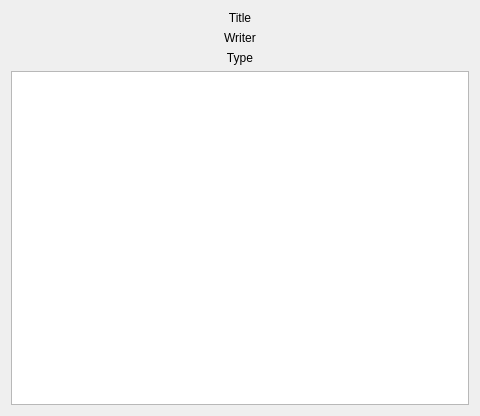
<?xml version="1.0" encoding="UTF-8"?>
<ui version="4.0">
 <class>PoemDialog</class>
 <widget class="QDialog" name="PoemDialog">
  <property name="geometry">
   <rect>
    <x>0</x>
    <y>0</y>
    <width>480</width>
    <height>416</height>
   </rect>
  </property>
  <property name="windowTitle">
   <string>Dialog</string>
  </property>
  <layout class="QGridLayout" name="gridLayout">
   <item row="0" column="0">
    <widget class="QLabel" name="titleLabel">
     <property name="text">
      <string>Title</string>
     </property>
     <property name="alignment">
      <set>Qt::AlignCenter</set>
     </property>
    </widget>
   </item>
   <item row="1" column="0">
    <widget class="QLabel" name="writerLabel">
     <property name="text">
      <string>Writer</string>
     </property>
     <property name="alignment">
      <set>Qt::AlignCenter</set>
     </property>
    </widget>
   </item>
   <item row="2" column="0">
    <widget class="QLabel" name="typeLabel">
     <property name="text">
      <string>Type</string>
     </property>
     <property name="alignment">
      <set>Qt::AlignCenter</set>
     </property>
    </widget>
   </item>
   <item row="3" column="0">
    <widget class="QTextBrowser" name="contentBrowser">
     <property name="html">
      <string>&lt;!DOCTYPE HTML PUBLIC &quot;-//W3C//DTD HTML 4.0//EN&quot; &quot;http://www.w3.org/TR/REC-html40/strict.dtd&quot;&gt;
&lt;html&gt;&lt;head&gt;&lt;meta name=&quot;qrichtext&quot; content=&quot;1&quot; /&gt;&lt;style type=&quot;text/css&quot;&gt;
p, li { white-space: pre-wrap; }
&lt;/style&gt;&lt;/head&gt;&lt;body style=&quot; font-family:'SimSun'; font-size:9pt; font-weight:400; font-style:normal;&quot;&gt;
&lt;p align=&quot;center&quot; style=&quot;-qt-paragraph-type:empty; margin-top:0px; margin-bottom:0px; margin-left:0px; margin-right:0px; -qt-block-indent:0; text-indent:0px;&quot;&gt;&lt;br /&gt;&lt;/p&gt;&lt;/body&gt;&lt;/html&gt;</string>
     </property>
    </widget>
   </item>
  </layout>
 </widget>
 <resources/>
 <connections/>
</ui>
